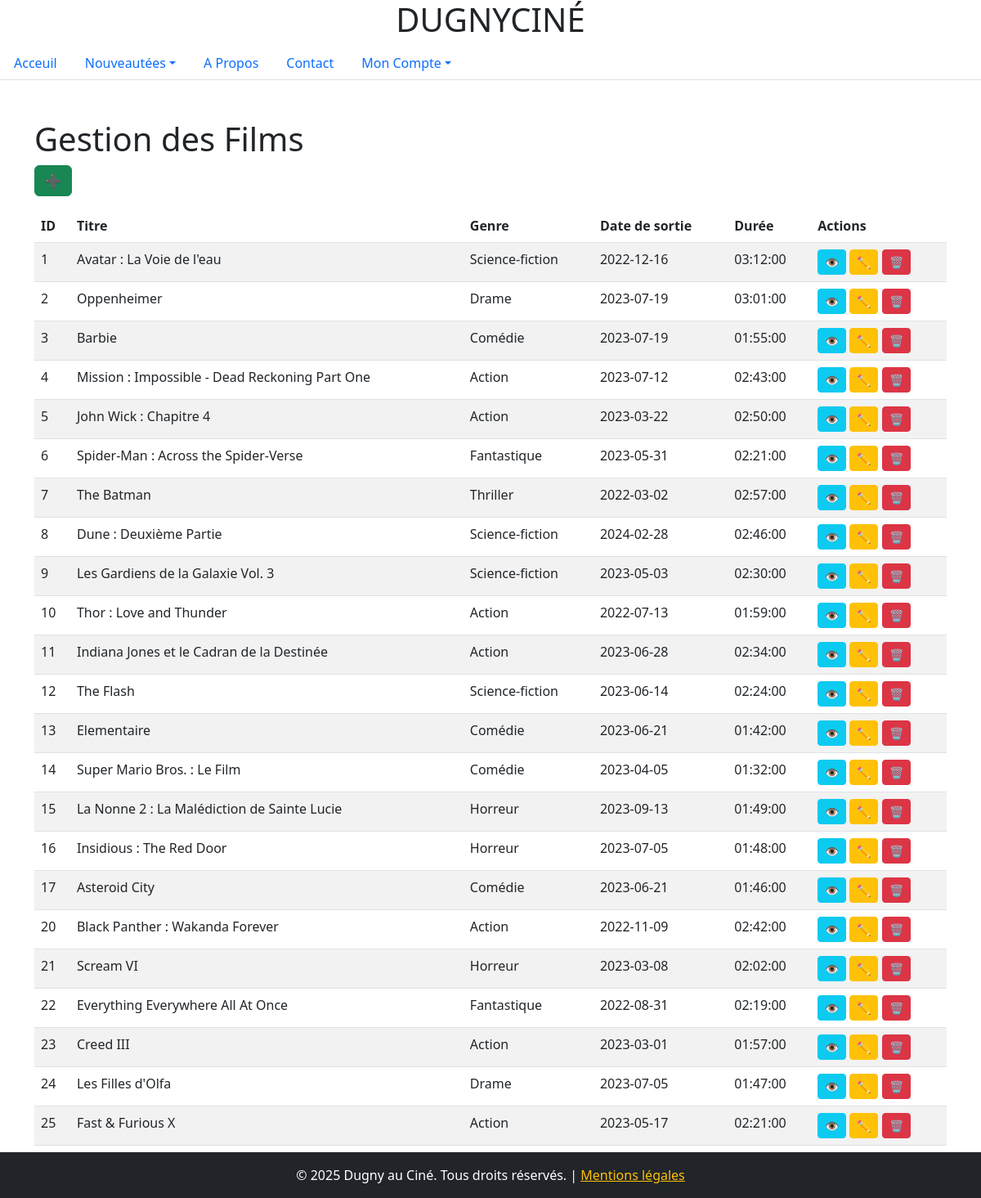
Page /vue/film.php on the committed database.
### tables this page shows
CREATE TABLE IF NOT EXISTS `films` (
                                       `id_film` int NOT NULL AUTO_INCREMENT,
                                       `titre` varchar(255) NOT NULL,
                                       `description` varchar(2048) DEFAULT NULL,
                                       `genre` enum('Comédie','Drame','Thriller','Action','Horreur','Science-fiction','Fantastique') NOT NULL,
                                       `sortie` date NOT NULL,
                                       `duree` time NOT NULL,
                                       `affiche` varchar(2048) DEFAULT NULL,
                                       PRIMARY KEY (`id_film`)
);

### src/repository/FilmsRepository.php (called while the page is built, shortened)
<?php
class FilmsRepository {
    private $bdd;
    function __construct() {
        $this->bdd = new Config();
    }
    public function getFilms() {
        return  $this->bdd->connexion()->query("SELECT * FROM films")->fetchAll(PDO::FETCH_ASSOC);
    }
    public function getFilmsObj() {
        $films=  $this->bdd->connexion()->query("SELECT * FROM films")->fetchAll(PDO::FETCH_ASSOC);
        $filmsObj= array();
        foreach ($films as $film) {
            $filmsObj[]= new Films($film);
        }
        return $filmsObj;
    }
}

### src/bdd/Config.php (called while the page is built)
<?php
class Config
{
    private $nomBDD = 'projets_cinema';
    private $serveur = 'localhost';
    private $user= 'root';
    private $password = '';
    private $bdd;
    public function __construct()
    {
        $this->bdd = new PDO("mysql:dbname=".$this->nomBDD.";host=".$this->serveur, $this->user, $this->password);
    }
    public function connexion(){
        return $this->bdd;
    }
}

### src/modele/Films.php (called while the page is built, shortened)
<?php
class Films{
    private $titre;
    private $idFilm;
    private $genre;
    private $duree;
    private $sortie;
    public function hydrate($donnees)
    {
        foreach ($donnees as $key => $value) {
            $method = 'set' . ucfirst($key);
        }
    }
    public function getTitre(){
        return $this->titre;
    }
    public function setTitre($titre){
        $this->titre = $titre;
    }
    public function getDuree(){
        return $this->duree;
    }
    public function setDuree($duree){
        $this->duree = $duree;
    }
    public function getGenre(){
        return $this->genre;
    }
    public function setGenre($genre){
        $this->genre = $genre;
    }
    public function getIdFilm(){
        return $this->idFilm;
    }
    public function setId_film($idFilm){
        $this->idFilm = $idFilm;
    }
    public function getSortie()
    {
        return $this->sortie;
    }
    public function setSortie($sortie)
    {
        $this->sortie = $sortie;
    }
}

### vue/film.php (the view)
<?php
include ('header.php');
require_once "../src/modele/Films.php";
require_once "../src/repository/FilmsRepository.php";
$filmRepository = new FilmsRepository();
$films = $filmRepository->getFilms();
$films = $filmRepository->getFilmsObj();
?>
<div class="container py-5">
    <h1>Gestion des Films</h1>
    <a href="film_create.php" class="btn btn-success mb-3">➕</a>
    <table class="table table-striped">
        <thead>
        <tr>
            <th>ID</th>
            <th>Titre</th>
            <th>Genre</th>
            <th>Date de sortie</th>
            <th>Durée</th>
            <th>Actions</th>
        </tr>
        </thead>
        <tbody>
        <?php if (!empty($films)){ ?>
            <?php
            foreach ($films as $film){ ?>
                <tr>
                    <td><?= htmlspecialchars($film->getIdFilm()) ?></td>
                    <td><?= htmlspecialchars($film->getTitre()) ?></td>
                    <td><?= htmlspecialchars($film->getGenre()) ?></td>
                    <td><?= htmlspecialchars($film->getSortie()) ?></td>
                    <td><?= htmlspecialchars($film->getDuree()) ?></td>
                    <td>
                        <a href="film_read.php?id=<?= $film->getIdFilm() ?>" class="btn btn-info btn-sm">👁️</a>
                        <a href="film_update.php?id=<?= $film->getIdFilm() ?>" class="btn btn-warning btn-sm">✏️</a>
                        <a href="film_delete.php?id=<?= $film->getIdFilm() ?>" class="btn btn-danger btn-sm">🗑️</a>
                    </td>
                </tr>
            <?php } ?>
        <?php }else{ ?>
            <tr>
                <td colspan="6" class="text-center">Aucun film trouvé.</td>
            </tr>
        <?php } ?>
        </tbody>
    </table>
</div>
<?php include('footer.php') ?>

### rows in the picture
films: id_film "1", titre "Avatar : La Voie de l'eau", genre "Science-fiction", sortie "2022-12-16", duree "03:12:00"
films: id_film "2", titre "Oppenheimer", genre "Drame", sortie "2023-07-19", duree "03:01:00"
films: id_film "3", titre "Barbie", genre "Comédie", sortie "2023-07-19", duree "01:55:00"
films: id_film "4", titre "Mission : Impossible - Dead Reckoning Part One", genre "Action", sortie "2023-07-12", duree "02:43:00"
films: id_film "5", titre "John Wick : Chapitre 4", genre "Action", sortie "2023-03-22", duree "02:50:00"
films: id_film "6", titre "Spider-Man : Across the Spider-Verse", genre "Fantastique", sortie "2023-05-31", duree "02:21:00"
films: id_film "7", titre "The Batman", genre "Thriller", sortie "2022-03-02", duree "02:57:00"
films: id_film "8", titre "Dune : Deuxième Partie", genre "Science-fiction", sortie "2024-02-28", duree "02:46:00"
films: id_film "9", titre "Les Gardiens de la Galaxie Vol. 3", genre "Science-fiction", sortie "2023-05-03", duree "02:30:00"
films: id_film "10", titre "Thor : Love and Thunder", genre "Action", sortie "2022-07-13", duree "01:59:00"
films: id_film "11", titre "Indiana Jones et le Cadran de la Destinée", genre "Action", sortie "2023-06-28", duree "02:34:00"
films: id_film "12", titre "The Flash", genre "Science-fiction", sortie "2023-06-14", duree "02:24:00"
films: id_film "13", titre "Elementaire", genre "Comédie", sortie "2023-06-21", duree "01:42:00"
films: id_film "14", titre "Super Mario Bros. : Le Film", genre "Comédie", sortie "2023-04-05", duree "01:32:00"
films: id_film "15", titre "La Nonne 2 : La Malédiction de Sainte Lucie", genre "Horreur", sortie "2023-09-13", duree "01:49:00"
films: id_film "16", titre "Insidious : The Red Door", genre "Horreur", sortie "2023-07-05", duree "01:48:00"
films: id_film "17", titre "Asteroid City", genre "Comédie", sortie "2023-06-21", duree "01:46:00"
films: id_film "20", titre "Black Panther : Wakanda Forever", genre "Action", sortie "2022-11-09", duree "02:42:00"
films: id_film "21", titre "Scream VI", genre "Horreur", sortie "2023-03-08", duree "02:02:00"
films: id_film "22", titre "Everything Everywhere All At Once", genre "Fantastique", sortie "2022-08-31", duree "02:19:00"
films: id_film "23", titre "Creed III", genre "Action", sortie "2023-03-01", duree "01:57:00"
films: id_film "24", titre "Les Filles d'Olfa", genre "Drame", sortie "2023-07-05", duree "01:47:00"
films: id_film "25", titre "Fast & Furious X", genre "Action", sortie "2023-05-17", duree "02:21:00"
